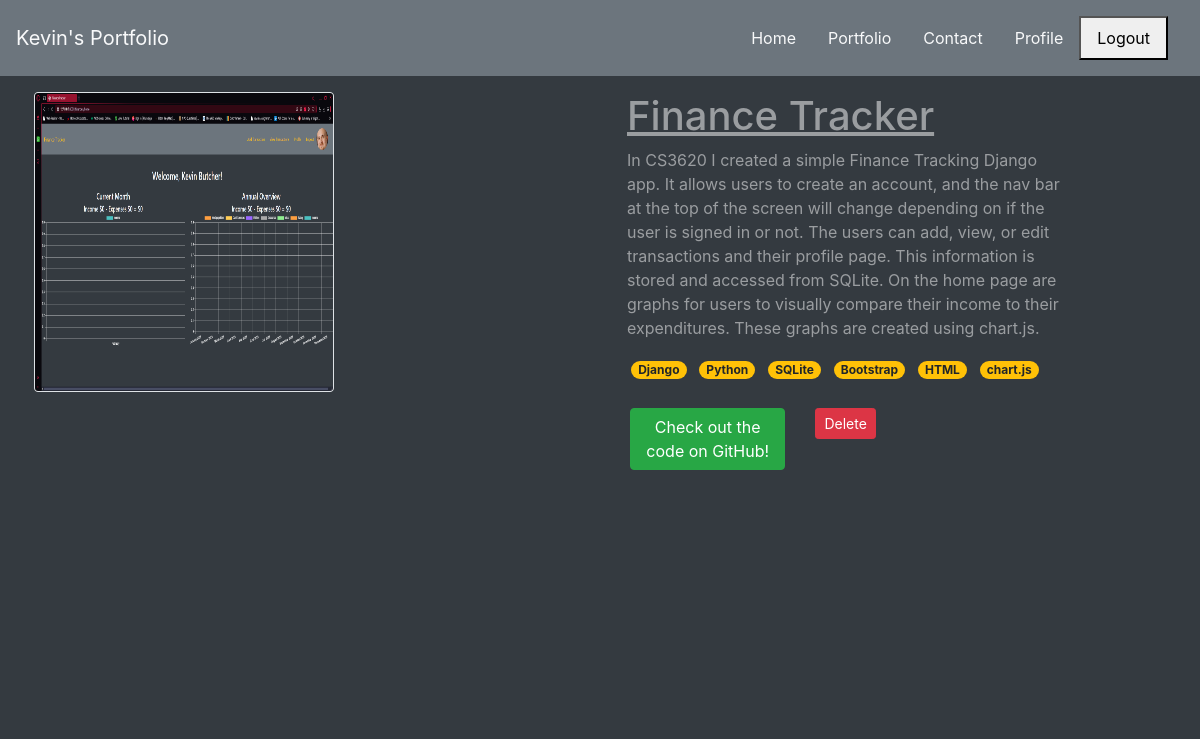
The page /portfolio/8 (signed in) on the database its author committed.
### PortfolioDatabase/models.py (models this page shows, shortened)
class Portfolio(models.Model):
    project_name = models.CharField(max_length=200)
    project_desc = models.CharField(max_length=2000)
    project_image = models.ImageField(default='genericproject.jpg', upload_to='project_pictures')
    project_url = models.URLField(max_length=400, null=True, blank=True)
    project_video = EmbedVideoField(null=True, blank=True)
    tags = models.ManyToManyField(Tag, related_name='projects', blank=True)

class Tag(models.Model):
    name = models.CharField(max_length=100, unique=True)

### PortfolioDatabase/views.py (the view)
# urls.py: path('portfolio/<int:Portfolio_id>', views.portfolioDetail, name="portfolioDetail"),
def portfolioDetail(request, Portfolio_id):
    portfolio = Portfolio.objects.get(pk=Portfolio_id)
    context = {
        'portfolio': portfolio,
    }
    return render(request, 'PortfolioDatabase/detail.html', context)

### PortfolioDatabase/Templates/PortfolioDatabase/detail.html (shortened to what this page needs)
{% extends 'PortfolioDatabase/base.html' %}
{% load embed_video_tags %}
{% block body %}
    <div class="container">
        {% if portfolio %}
        <div class="row">
            <div class="col-md-6 m-1 mb-3 mt-3">
                <img src="{{ portfolio.project_image.url }}" class="card card-deck border" height="300px" width="300px"/>
            </div>
            <div class="col-md-5 m-1 mb-3 mt-3 overflow-auto" style="height: 300px">
                <h1><u>{{ portfolio.project_name }}</u></h1>
                <p>{{ portfolio.project_desc }}</p>
                {% if portfolio.tags.all %}
                {% for tag in portfolio.tags.all %}
                    <span class="badge badge-pill badge-warning mx-1">{{ tag.name }}</span>
                {% endfor %}
                {% else %}
                    <span class="badge badge-pill badge-warning">No tags</span>
                {% endif %}
            </div>
        </div>
        <div class="row">
            <div class="col-md-6 mb-3">
                <div class="embed-responsive embed-responsive-16by9">
                </div>
            </div>
            <div class="col-md-5 mb-3 d-flex gap-2">
                <div class="col-md-5">
                    <a href="{{ portfolio.project_url }}" class="btn btn-success btn-md" target="_blank">Check out the code on GitHub!</a>
                </div>
                <div class="col-md-4">
                    {% if user.is_authenticated and user.is_superuser %}
                    <a href="{% url 'PortfolioDatabase:deletePortfolio' portfolio.id %}" class="btn btn-danger btn-sm">Delete</a>
                    {% endif %}
                </div>
            </div>
        </div>
        {% endif %}
    </div>
{% endblock %}

### PortfolioDatabase/Static/PortfolioDatabase/style.css (style rules this page uses)
body { background-color: black; color: ivory; }

### rows shown on the page
Portfolio: project_image (picture), project_name "Finance Tracker", project_desc "In CS3620 I created a simple Finance Tracking Django app. It allows users to create an account, and the nav bar at the top of the screen will change depending on if the user is signed in or not. The users can add, view, or edit transactions and their profile page. This information is stored and accessed from SQLite. On the home page are graphs for users to visually compare their income to their expenditures. These graphs are created using chart.js."
Tag: name "Django"
Tag: name "Python"
Tag: name "SQLite"
Tag: name "Bootstrap"
Tag: name "HTML"
Tag: name "chart.js"
